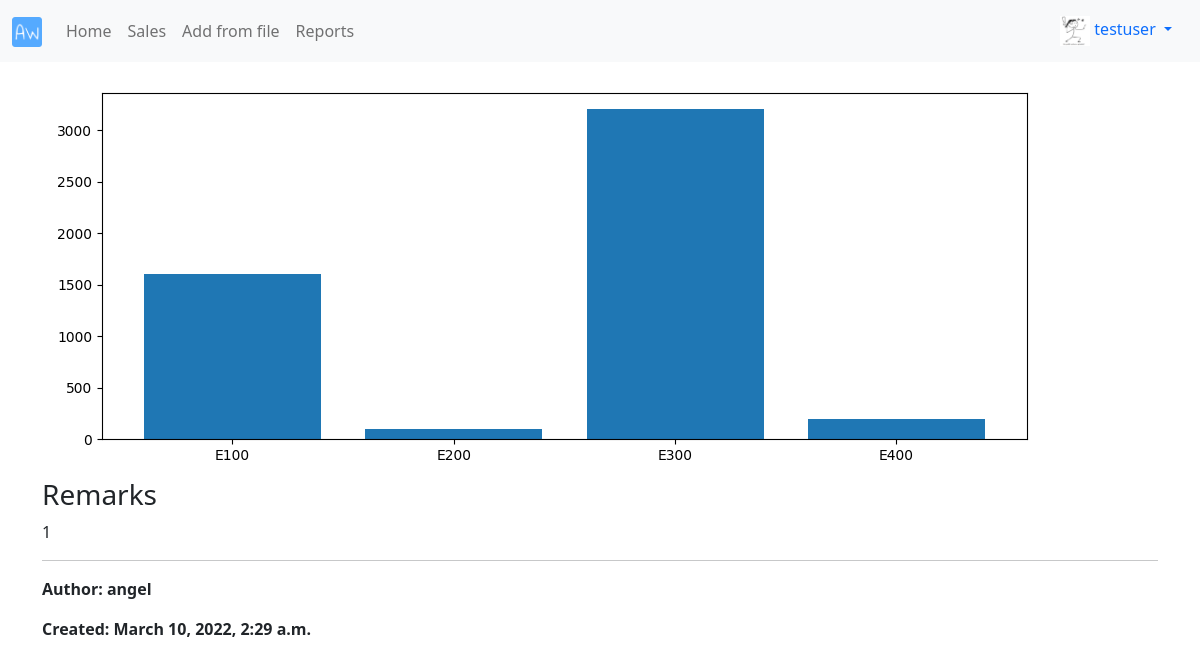
/reports/5/ (signed in), run on the app's committed database.
### profiles/models.py (models this page shows, shortened)
class Profile(models.Model):
    user = models.OneToOneField(User, on_delete = models.CASCADE)
    bio = models.TextField(default = "no bio...")
    avatar = models.ImageField(upload_to = 'avatars', default = 'no_picture_profile.png')
    created = models.DateTimeField(auto_now_add = True)
    updated = models.DateTimeField(auto_now = True)

### reports/models.py (models this page shows, shortened)
class Report(models.Model):
    name = models.CharField(max_length = 120)
    image = models.ImageField(upload_to = 'reports', blank = True)
    remarks = models.TextField()
    author = models.ForeignKey(Profile, on_delete = models.CASCADE)
    created = models.DateTimeField(auto_now_add = True)
    updated = models.DateTimeField(auto_now = True)
    class Meta:
        ordering = ('-created',)

### reports/views.py (the view)
# urls.py: path('<pk>/', ReportDetailView.as_view(), name = 'detail'),
class ReportDetailView(LoginRequiredMixin, DetailView):
    model = Report
    template_name = 'reports/detail.html'

### reports/templates/reports/detail.html (shortened to what this page needs)
{% extends 'base.html' %}
{% block content %}
    {% if object.image %}
    <img src="{{object.image.url}}" class="img-fluid" alt="{{object.name}}">
    {% endif %}
    <br>
    <h3>Remarks</h3>
    <p>{{object.remarks}}</p>
    <hr>
    <p><b>Author: {{object.author.user.username}}</b></p>
    <p><b>Created: {{object.created}}</b></p>
{% endblock content %}

### templates/navbar.html (shortened to what this page needs)
{% load static %}
{% url 'sales:home' as path_to_home %}
{% url 'sales:list' as path_to_sales %}
{% url 'reports:from-file' as path_to_from_file %}
{% url 'reports:main' as path_to_reports %}
<nav class="navbar navbar-expand-lg navbar-light bg-light">
  <div class="container-fluid">
    <a class="navbar-brand" href="{{path_to_home}}"><img src="{% static 'logo.png' %}" class="logo-sm"></a>
    <div class="collapse navbar-collapse" id="navbarNav">
      <ul class="navbar-nav">
        <li class="nav-item">
          <a class="nav-link {% if request.path == path_to_home %}active{% endif%}" href="{{path_to_home}}">Home</a>
        </li>
        <li class="nav-item">
          <a class="nav-link {% if request.path == path_to_sales %}active{% endif%}" href="{{path_to_sales}}">Sales</a>
        </li>
        <li class="nav-item">
          <a class="nav-link {% if request.path == path_to_from_file %}active{% endif%}" href="{{path_to_from_file}}">Add from file</a>
        </li>
        <li class="nav-item">
          <a class="nav-link {% if request.path == path_to_reports %}active{% endif%}" href="{{path_to_reports}}">Reports</a>
        </li>
      </ul>
    </div>
    {% if request.user.is_authenticated %}
      <div class="nav-item dropdown">
        <div class="nav-link dropdown-toggle" id="navbarDropdownMenuLink" role="button" data-bs-toggle="dropdown" aria-expanded="false">
          <img src="{{request.user.profile.avatar.url}}" class="avatar-sm">&nbsp;{{request.user}}
        </div>
      </div>
    {% endif %}
  </div>
</nav>

### static/style.css (style rules this page uses)
.avatar-sm { height: 30px; width: 30px; }
.logo-sm { height: 30px; width: auto; }

### data on the page
Report: image (picture), remarks "1", author.user.username "angel", created "March 10, 2022, 2:29 a.m."

### other printed values
{{ request.user }} "testuser"
